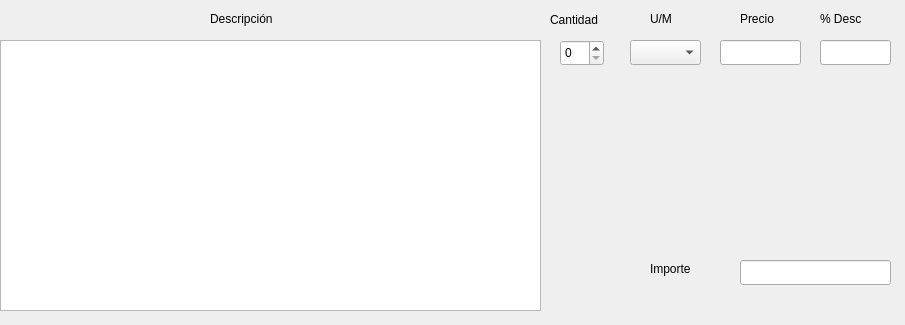
<?xml version="1.0" encoding="UTF-8"?>
<ui version="4.0">
 <class>Form</class>
 <widget class="QWidget" name="Form">
  <property name="geometry">
   <rect>
    <x>0</x>
    <y>0</y>
    <width>905</width>
    <height>325</height>
   </rect>
  </property>
  <property name="windowTitle">
   <string>Form</string>
  </property>
  <widget class="QWidget" name="first_tab" native="true">
   <property name="geometry">
    <rect>
     <x>0</x>
     <y>0</y>
     <width>979</width>
     <height>349</height>
    </rect>
   </property>
   <widget class="QTextEdit" name="input_descripcion">
    <property name="geometry">
     <rect>
      <x>0</x>
      <y>40</y>
      <width>541</width>
      <height>271</height>
     </rect>
    </property>
   </widget>
   <widget class="QLabel" name="label_19">
    <property name="geometry">
     <rect>
      <x>210</x>
      <y>10</y>
      <width>101</width>
      <height>17</height>
     </rect>
    </property>
    <property name="text">
     <string>Descripción</string>
    </property>
   </widget>
   <widget class="QLabel" name="label_20">
    <property name="geometry">
     <rect>
      <x>550</x>
      <y>10</y>
      <width>71</width>
      <height>20</height>
     </rect>
    </property>
    <property name="text">
     <string>Cantidad</string>
    </property>
   </widget>
   <widget class="QSpinBox" name="input_cantidad">
    <property name="geometry">
     <rect>
      <x>560</x>
      <y>40</y>
      <width>44</width>
      <height>26</height>
     </rect>
    </property>
   </widget>
   <widget class="QLabel" name="label_21">
    <property name="geometry">
     <rect>
      <x>650</x>
      <y>10</y>
      <width>41</width>
      <height>17</height>
     </rect>
    </property>
    <property name="text">
     <string>U/M</string>
    </property>
   </widget>
   <widget class="QComboBox" name="sel_unidad">
    <property name="geometry">
     <rect>
      <x>630</x>
      <y>40</y>
      <width>71</width>
      <height>25</height>
     </rect>
    </property>
   </widget>
   <widget class="QLabel" name="label_22">
    <property name="geometry">
     <rect>
      <x>740</x>
      <y>10</y>
      <width>66</width>
      <height>17</height>
     </rect>
    </property>
    <property name="text">
     <string>Precio</string>
    </property>
   </widget>
   <widget class="QLineEdit" name="input_precio">
    <property name="geometry">
     <rect>
      <x>720</x>
      <y>40</y>
      <width>81</width>
      <height>25</height>
     </rect>
    </property>
   </widget>
   <widget class="QLabel" name="label_23">
    <property name="geometry">
     <rect>
      <x>820</x>
      <y>10</y>
      <width>66</width>
      <height>17</height>
     </rect>
    </property>
    <property name="text">
     <string>% Desc</string>
    </property>
   </widget>
   <widget class="QLineEdit" name="input_descuento">
    <property name="geometry">
     <rect>
      <x>820</x>
      <y>40</y>
      <width>71</width>
      <height>25</height>
     </rect>
    </property>
   </widget>
   <widget class="QLineEdit" name="input_importe">
    <property name="geometry">
     <rect>
      <x>740</x>
      <y>260</y>
      <width>151</width>
      <height>25</height>
     </rect>
    </property>
   </widget>
   <widget class="QLabel" name="label">
    <property name="geometry">
     <rect>
      <x>650</x>
      <y>260</y>
      <width>66</width>
      <height>17</height>
     </rect>
    </property>
    <property name="text">
     <string>Importe</string>
    </property>
   </widget>
  </widget>
 </widget>
 <resources/>
 <connections/>
</ui>
